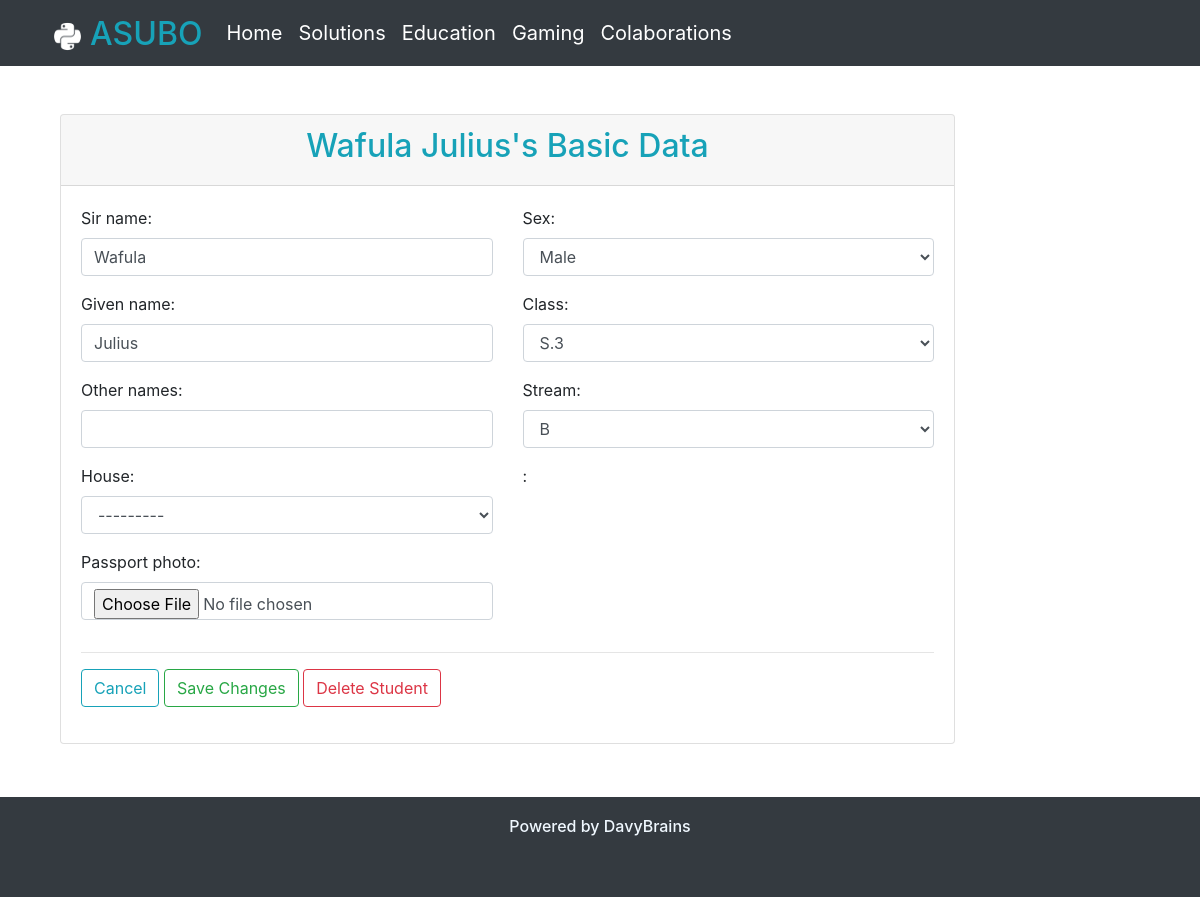
Screenshot of /studentresults/students/details/1/ with the database file from the repository.
### reportcards/models.py (models this page shows, shortened)
class Student(models.Model):
    class_choices = (
        ('S.1', 'S.1'),
        ('S.2', 'S.2'),
        ('S.3', 'S.3'),
        ('S.4', 'S.4'),
        ('S.5', 'S.5'),
        ('S.6', 'S.6'),
    )
    streams = (
        ('A', 'A'),
        ('B', 'B'),
        ('C', 'C'),
        ('S', 'S'),
    )
    sex_choices = (
        ('Female', 'Female'),
        ('Male', 'Male')
    )
    house_choices = (
        ('Australia', 'Australia'),
        ('Brazil', 'Brazil'),
        ('Canada', 'Canada'),
        ('France', 'France'),
        ('Japan', 'Japan'),
        ('Nigeria', 'Nigeria')
    )
    sir_name = models.CharField(max_length=50)
    given_name = models.CharField(max_length=50)
    other_names = models.CharField(max_length=50, null=True, blank=True)
    sex = models.CharField(max_length=8, choices=sex_choices)
    passport_photo = models.ImageField(upload_to='passports', blank=True, null=True)
    klass = models.CharField(max_length=5, choices=class_choices)
    stream = models.CharField(max_length=10, choices=streams)
    house = models.CharField(max_length=10, choices=house_choices, blank=True, null=True)
    date_added = models.DateTimeField(auto_now=True)
    scores = {}
    @property
    def full_names(self):
        if self.other_names != None:
            return f'{self.sir_name} {self.given_name} {self.other_names}'
        else:
            return f'{self.sir_name} {self.given_name}'

### reportcards/views.py (the view)
# urls.py: path('students/details/<pk>/', views.student, name='student'),
def student(request, pk):
    student = Student.objects.get(id=pk)
    form = forms.StudentRegistraionForm(instance=student)
    if request.method == 'POST':
        form = forms.StudentRegistraionForm(request.POST, request.FILES, instance=student)
        if form.is_valid():
            form.save()
            return redirect('students')
    context = {
        'form': form,
        'student': student,
    }
    return render(request, 'reportcards/student.html', context)

### reportcards/forms.py
class StudentRegistraionForm(forms.ModelForm):
    class Meta:
        model = Student
        fields = '__all__'

### reportcards/templates/reportcards/student.html (shortened to what this page needs)
{% extends 'mainapp/base.html' %}
{% block content %}
    <div class="container pt-5 pb-5">
        <div class="wrapper col-md-10">
            <div class="card">
                <div class="card-header">
                    <h2 class="text-center text-info">{{ student.full_names }}'s Basic Data</h2>
                </div>
                <div class="card-body">
                    <form action="" method="POST" enctype="multipart/form-data">
                        <fieldset>
                            <div class="row">
                                <div class="col-md-6">
                                    <div class="form-group">
                                        <label for="id_sir_name">{{ form.sir_name.label }}:</label>
                                        {{ form.sir_name }}
                                    </div>
                                    <div class="form-group">
                                        <label for="id_given_name">{{ form.given_name.label }}:</label>
                                        {{ form.given_name }}
                                    </div>
                                    <div class="form-group">
                                        <label for="id_other_names">{{ form.other_names.label }}:</label>
                                        {{ form.other_names }}
                                    </div>
                                    <div class="form-group">
                                        <label for="id_house">{{ form.house.label }}:</label>
                                        {{ form.house }}
                                    </div>
                                    <div class="form-group">
                                        <label for="id_passport_photo">{{ form.passport_photo.label }}:</label>
                                        {{ form.passport_photo }}
                                    </div>
                                </div>
                                <div class="col-md-6">
                                    <div class="form-group">
                                        <label for="id_sex">{{ form.sex.label }}:</label>
                                        {{ form.sex }}
                                    </div>
                                    <div class="form-group">
                                        <label for="id_klass">Class:</label>
                                        {{ form.klass }}
                                    </div>
                                    <div class="form-group">
                                        <label for="id_stream">{{ form.stream.label }}:</label>
                                        {{ form.stream }}
                                    </div>
                                    <div class="form-group">
                                        <label for="id_subjects">{{ form.subjects.label }}:</label>
                                    </div>
                                </div>
                            </div>
                        </fieldset><hr>
                        <div class="form-group">
                            <div class="h-gird-3">
                                <a href="{% url 'students' %}" class="btn btn-outline-info">
                                    Cancel
                                </a>
                                <button type="submit" class="btn btn-outline-success">
                                    Save Changes
                                </button>
                                <a href="{% url 'delete_student' student.id %}" class="btn btn-outline-danger">
                                    Delete Student
                                </a>
                            </div>
                        </div>
                    </form>
                </div>
            </div>
        </div>
    </div>
{% endblock content %}

### mainapp/templates/mainapp/base.html (style rules this page uses)
* { text-decoration: none; }
body { min-height: 100vh; }

### rows the page displays
Student: full_names "Wafula Julius", sir_name "Wafula", given_name "Julius", house "---------", sex "Male", klass "S.3", stream "B"
